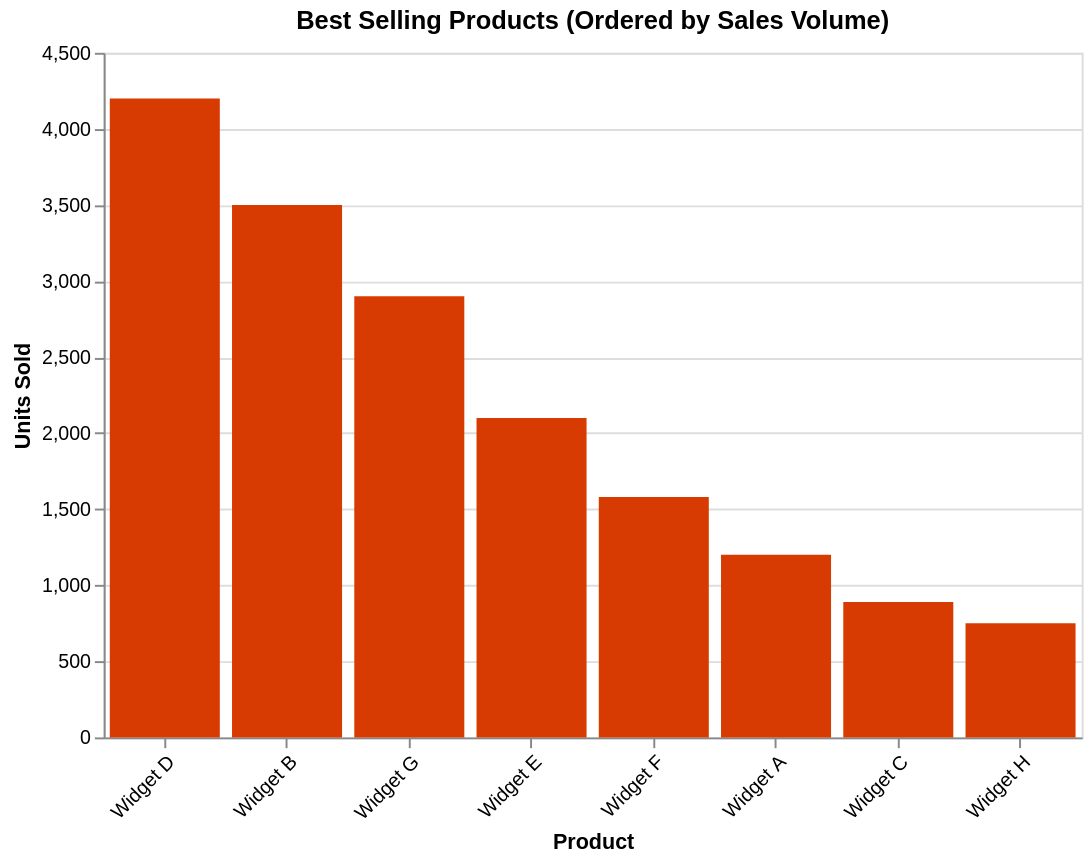

This figure's Vega-Lite source:
### Vega-Lite specification from a JSON file in a GitHub repository (floating-point values rounded to 4 significant figures)
{"$schema": "https://vega.github.io/schema/vega-lite/v6.json", "description": "Top selling products ordered by sales value (descending)", "width": 500, "height": 350, "data": {"values": [{"product": "Widget A", "units_sold": 1200}, {"product": "Widget B", "units_sold": 3500}, {"product": "Widget C", "units_sold": 890}, {"product": "Widget D", "units_sold": 4200}, {"product": "Widget E", "units_sold": 2100}, {"product": "Widget F", "units_sold": 1580}, {"product": "Widget G", "units_sold": 2900}, {"product": "Widget H", "units_sold": 750}]}, "mark": {"type": "bar", "color": "#D83B01"}, "encoding": {"x": {"field": "product", "type": "nominal", "sort": {"field": "units_sold", "op": "sum", "order": "descending"}, "axis": {"title": "Product", "labelAngle": -45}}, "y": {"field": "units_sold", "type": "quantitative", "axis": {"title": "Units Sold", "format": ",.0f"}}}, "title": "Best Selling Products (Ordered by Sales Volume)"}
